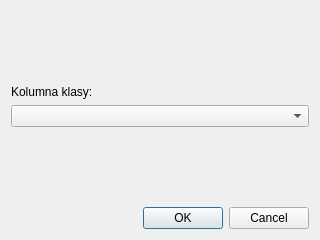
<?xml version="1.0" encoding="UTF-8"?>
<ui version="4.0">
 <class>Dialog</class>
 <widget class="QDialog" name="Dialog">
  <property name="windowModality">
   <enum>Qt::ApplicationModal</enum>
  </property>
  <property name="geometry">
   <rect>
    <x>0</x>
    <y>0</y>
    <width>320</width>
    <height>240</height>
   </rect>
  </property>
  <property name="windowTitle">
   <string>Opcje</string>
  </property>
  <layout class="QVBoxLayout" name="verticalLayout_2">
   <item>
    <spacer name="verticalSpacer_2">
     <property name="orientation">
      <enum>Qt::Vertical</enum>
     </property>
     <property name="sizeHint" stdset="0">
      <size>
       <width>20</width>
       <height>40</height>
      </size>
     </property>
    </spacer>
   </item>
   <item>
    <layout class="QVBoxLayout" name="verticalLayout">
     <item>
      <widget class="QLabel" name="label">
       <property name="text">
        <string>Kolumna klasy:</string>
       </property>
      </widget>
     </item>
     <item>
      <widget class="QComboBox" name="classColumnNameCombobox"/>
     </item>
    </layout>
   </item>
   <item>
    <spacer name="verticalSpacer">
     <property name="orientation">
      <enum>Qt::Vertical</enum>
     </property>
     <property name="sizeHint" stdset="0">
      <size>
       <width>20</width>
       <height>40</height>
      </size>
     </property>
    </spacer>
   </item>
   <item>
    <widget class="QDialogButtonBox" name="buttonBox">
     <property name="orientation">
      <enum>Qt::Horizontal</enum>
     </property>
     <property name="standardButtons">
      <set>QDialogButtonBox::Cancel|QDialogButtonBox::Ok</set>
     </property>
    </widget>
   </item>
  </layout>
 </widget>
 <resources/>
 <connections>
  <connection>
   <sender>buttonBox</sender>
   <signal>accepted()</signal>
   <receiver>Dialog</receiver>
   <slot>accept()</slot>
   <hints>
    <hint type="sourcelabel">
     <x>248</x>
     <y>254</y>
    </hint>
    <hint type="destinationlabel">
     <x>157</x>
     <y>274</y>
    </hint>
   </hints>
  </connection>
  <connection>
   <sender>buttonBox</sender>
   <signal>rejected()</signal>
   <receiver>Dialog</receiver>
   <slot>reject()</slot>
   <hints>
    <hint type="sourcelabel">
     <x>316</x>
     <y>260</y>
    </hint>
    <hint type="destinationlabel">
     <x>286</x>
     <y>274</y>
    </hint>
   </hints>
  </connection>
 </connections>
</ui>
